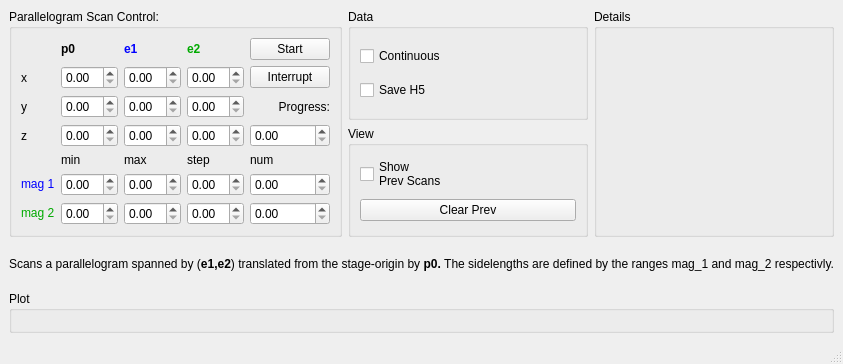
<?xml version="1.0" encoding="UTF-8"?>
<ui version="4.0">
 <class>SimpleXYScanWindow</class>
 <widget class="QMainWindow" name="SimpleXYScanWindow">
  <property name="geometry">
   <rect>
    <x>0</x>
    <y>0</y>
    <width>784</width>
    <height>364</height>
   </rect>
  </property>
  <property name="acceptDrops">
   <bool>false</bool>
  </property>
  <property name="windowTitle">
   <string>Simple XY Scan</string>
  </property>
  <widget class="QWidget" name="centralwidget">
   <layout class="QGridLayout" name="gridLayout_2" rowstretch="0,0,0,0" columnstretch="0,0,0">
    <item row="0" column="2" rowspan="2">
     <widget class="QGroupBox" name="details_groupBox">
      <property name="title">
       <string>Details</string>
      </property>
      <layout class="QVBoxLayout" name="verticalLayout"/>
     </widget>
    </item>
    <item row="0" column="1">
     <widget class="QGroupBox" name="groupBox">
      <property name="title">
       <string>Data</string>
      </property>
      <layout class="QGridLayout" name="gridLayout_3">
       <item row="0" column="0">
        <widget class="QCheckBox" name="continuous_scan_checkBox">
         <property name="text">
          <string>Continuous</string>
         </property>
        </widget>
       </item>
       <item row="1" column="0">
        <widget class="QCheckBox" name="save_h5_checkBox">
         <property name="text">
          <string>Save H5</string>
         </property>
        </widget>
       </item>
      </layout>
     </widget>
    </item>
    <item row="3" column="0" colspan="3">
     <widget class="QGroupBox" name="plot_groupBox">
      <property name="title">
       <string>Plot</string>
      </property>
      <layout class="QVBoxLayout" name="verticalLayout_2"/>
     </widget>
    </item>
    <item row="1" column="1">
     <widget class="QGroupBox" name="groupBox_2">
      <property name="title">
       <string>View</string>
      </property>
      <layout class="QGridLayout" name="gridLayout_4">
       <item row="0" column="0">
        <widget class="QCheckBox" name="show_previous_scans_checkBox">
         <property name="text">
          <string>Show 
Prev Scans</string>
         </property>
        </widget>
       </item>
       <item row="1" column="0">
        <widget class="QPushButton" name="clear_previous_scans_pushButton">
         <property name="text">
          <string>Clear Prev</string>
         </property>
        </widget>
       </item>
      </layout>
     </widget>
    </item>
    <item row="0" column="0" rowspan="2">
     <widget class="QGroupBox" name="control_groupBox">
      <property name="title">
       <string>Parallelogram Scan Control:</string>
      </property>
      <layout class="QGridLayout" name="gridLayout">
       <item row="2" column="4">
        <widget class="QDoubleSpinBox" name="e1_x_doubleSpinBox"/>
       </item>
       <item row="3" column="4">
        <widget class="QDoubleSpinBox" name="e1_y_doubleSpinBox"/>
       </item>
       <item row="2" column="2">
        <widget class="QDoubleSpinBox" name="p0_x_doubleSpinBox"/>
       </item>
       <item row="3" column="0">
        <widget class="QLabel" name="label_4">
         <property name="text">
          <string>y</string>
         </property>
        </widget>
       </item>
       <item row="2" column="0">
        <widget class="QLabel" name="label">
         <property name="text">
          <string>x</string>
         </property>
        </widget>
       </item>
       <item row="2" column="5">
        <widget class="QDoubleSpinBox" name="e2_x_doubleSpinBox"/>
       </item>
       <item row="3" column="5">
        <widget class="QDoubleSpinBox" name="e2_y_doubleSpinBox"/>
       </item>
       <item row="4" column="5">
        <widget class="QDoubleSpinBox" name="e2_z_doubleSpinBox"/>
       </item>
       <item row="3" column="6">
        <widget class="QLabel" name="progres_label">
         <property name="text">
          <string>Progress:</string>
         </property>
         <property name="alignment">
          <set>Qt::AlignRight|Qt::AlignTrailing|Qt::AlignVCenter</set>
         </property>
        </widget>
       </item>
       <item row="5" column="5">
        <widget class="QLabel" name="label_8">
         <property name="text">
          <string>step</string>
         </property>
        </widget>
       </item>
       <item row="2" column="6">
        <widget class="QPushButton" name="interrupt_pushButton">
         <property name="text">
          <string>Interrupt</string>
         </property>
        </widget>
       </item>
       <item row="6" column="2">
        <widget class="QDoubleSpinBox" name="mag_1_min_doubleSpinBox"/>
       </item>
       <item row="5" column="6">
        <widget class="QLabel" name="label_9">
         <property name="text">
          <string>num</string>
         </property>
        </widget>
       </item>
       <item row="7" column="4">
        <widget class="QDoubleSpinBox" name="mag_2_max_doubleSpinBox"/>
       </item>
       <item row="1" column="6">
        <widget class="QPushButton" name="start_pushButton">
         <property name="text">
          <string>Start</string>
         </property>
        </widget>
       </item>
       <item row="7" column="0">
        <widget class="QLabel" name="v_label_2">
         <property name="text">
          <string>&lt;html&gt;&lt;head/&gt;&lt;body&gt;&lt;p&gt;&lt;span style=&quot; color:#00aa00;&quot;&gt;mag 2&lt;/span&gt;&lt;/p&gt;&lt;/body&gt;&lt;/html&gt;</string>
         </property>
        </widget>
       </item>
       <item row="6" column="4">
        <widget class="QDoubleSpinBox" name="mag_1_max_doubleSpinBox"/>
       </item>
       <item row="7" column="5">
        <widget class="QDoubleSpinBox" name="mag_2_step_doubleSpinBox"/>
       </item>
       <item row="7" column="2">
        <widget class="QDoubleSpinBox" name="mag_2_min_doubleSpinBox"/>
       </item>
       <item row="5" column="4">
        <widget class="QLabel" name="label_7">
         <property name="text">
          <string>max</string>
         </property>
        </widget>
       </item>
       <item row="4" column="6">
        <widget class="QDoubleSpinBox" name="progress_doubleSpinBox"/>
       </item>
       <item row="6" column="6">
        <widget class="QDoubleSpinBox" name="mag_1_num_doubleSpinBox"/>
       </item>
       <item row="4" column="0">
        <widget class="QLabel" name="label_5">
         <property name="text">
          <string>z</string>
         </property>
        </widget>
       </item>
       <item row="6" column="0">
        <widget class="QLabel" name="h_label">
         <property name="text">
          <string>&lt;html&gt;&lt;head/&gt;&lt;body&gt;&lt;p&gt;&lt;span style=&quot; color:#0000ff;&quot;&gt;mag 1&lt;/span&gt;&lt;/p&gt;&lt;/body&gt;&lt;/html&gt;</string>
         </property>
        </widget>
       </item>
       <item row="7" column="6">
        <widget class="QDoubleSpinBox" name="mag_2_num_doubleSpinBox"/>
       </item>
       <item row="6" column="5">
        <widget class="QDoubleSpinBox" name="mag_1_step_doubleSpinBox"/>
       </item>
       <item row="5" column="2">
        <widget class="QLabel" name="label_6">
         <property name="text">
          <string>min</string>
         </property>
        </widget>
       </item>
       <item row="4" column="4">
        <widget class="QDoubleSpinBox" name="e1_z_doubleSpinBox"/>
       </item>
       <item row="3" column="2">
        <widget class="QDoubleSpinBox" name="p0_y_doubleSpinBox"/>
       </item>
       <item row="4" column="2">
        <widget class="QDoubleSpinBox" name="p0_z_doubleSpinBox"/>
       </item>
       <item row="1" column="5">
        <widget class="QLabel" name="label_2">
         <property name="text">
          <string>&lt;html&gt;&lt;head/&gt;&lt;body&gt;&lt;p&gt;&lt;span style=&quot; font-weight:600; color:#00aa00;&quot;&gt;e2&lt;/span&gt;&lt;/p&gt;&lt;/body&gt;&lt;/html&gt;</string>
         </property>
        </widget>
       </item>
       <item row="1" column="4">
        <widget class="QLabel" name="label_3">
         <property name="text">
          <string>&lt;html&gt;&lt;head/&gt;&lt;body&gt;&lt;p&gt;&lt;span style=&quot; font-weight:600; color:#0000ff;&quot;&gt;e1&lt;/span&gt;&lt;/p&gt;&lt;/body&gt;&lt;/html&gt;</string>
         </property>
        </widget>
       </item>
       <item row="1" column="2">
        <widget class="QLabel" name="label_10">
         <property name="text">
          <string>&lt;html&gt;&lt;head/&gt;&lt;body&gt;&lt;p&gt;&lt;span style=&quot; font-weight:600; color:#000000;&quot;&gt;p0&lt;/span&gt;&lt;/p&gt;&lt;/body&gt;&lt;/html&gt;</string>
         </property>
        </widget>
       </item>
      </layout>
     </widget>
    </item>
    <item row="2" column="0" colspan="3">
     <widget class="QLabel" name="label_11">
      <property name="text">
       <string>&lt;html&gt;&lt;head/&gt;&lt;body&gt;&lt;p&gt;Scans a parallelogram spanned by (&lt;span style=&quot; font-weight:600;&quot;&gt;e1,e2&lt;/span&gt;) translated from the stage-origin by &lt;span style=&quot; font-weight:600;&quot;&gt;p0. &lt;/span&gt;The sidelengths are defined by the ranges mag_1 and mag_2 respectivly.&lt;/p&gt;&lt;/body&gt;&lt;/html&gt;</string>
      </property>
     </widget>
    </item>
   </layout>
  </widget>
  <widget class="QMenuBar" name="menubar">
   <property name="geometry">
    <rect>
     <x>0</x>
     <y>0</y>
     <width>784</width>
     <height>21</height>
    </rect>
   </property>
  </widget>
  <widget class="QStatusBar" name="statusbar"/>
 </widget>
 <tabstops>
  <tabstop>mag_1_max_doubleSpinBox</tabstop>
  <tabstop>mag_1_step_doubleSpinBox</tabstop>
  <tabstop>mag_1_num_doubleSpinBox</tabstop>
  <tabstop>mag_2_max_doubleSpinBox</tabstop>
  <tabstop>mag_2_step_doubleSpinBox</tabstop>
  <tabstop>mag_2_num_doubleSpinBox</tabstop>
 </tabstops>
 <resources/>
 <connections/>
</ui>
